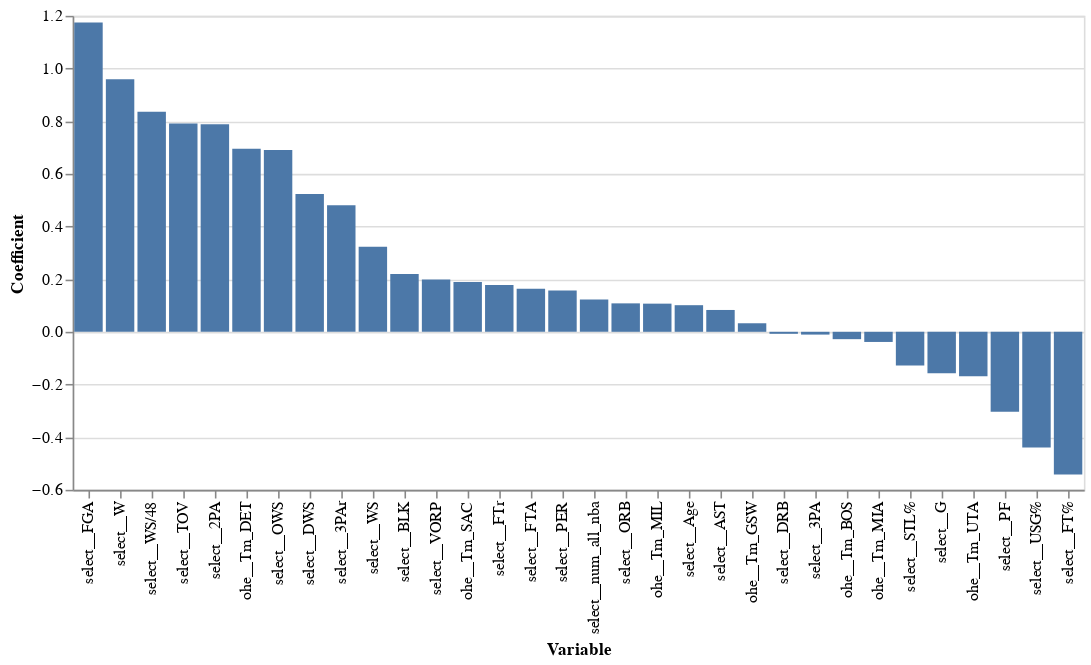

The cell this chart's notebook holds for it:
### Markdown cell above
We see from our coefficient plot that wins and win shares seems to have the highest impact on the log-odds of winning All-NBA, while FT% has the biggest negative impact. This bears further study, but for the purposes of this project (prediction), we do not necessarily care about how the model is weighing each of the features

### Code cell
#Now we will make a bar chart of these coefficients
alt.Chart(coef_df_nz).mark_bar().encode(
    y=alt.Y('coef',title='Coefficient'),
    x=alt.X('var',title='Variable', sort = '-y'))

### Figure 1 — Vega-Lite specification as saved in the notebook (floating-point values rounded to 4 significant figures)
{"config": {"view": {"continuousWidth": 400, "continuousHeight": 300}}, "data": {"name": "data-0adf743213982f259a9a437dd120afb6"}, "mark": "bar", "encoding": {"x": {"field": "var", "sort": "-y", "title": "Variable", "type": "nominal"}, "y": {"field": "coef", "title": "Coefficient", "type": "quantitative"}}, "$schema": "https://vega.github.io/schema/vega-lite/v4.17.0.json", "datasets": {"data-0adf743213982f259a9a437dd120afb6": [{"coef": 0.101, "var": "select__Age"}, {"coef": -0.1575, "var": "select__G"}, {"coef": 1.174, "var": "select__FGA"}, {"coef": -0.0106, "var": "select__3PA"}, {"coef": 0.7882, "var": "select__2PA"}, {"coef": 0.1639, "var": "select__FTA"}, {"coef": -0.542, "var": "select__FT%"}, {"coef": 0.108, "var": "select__ORB"}, {"coef": -0.007592, "var": "select__DRB"}, {"coef": 0.08291, "var": "select__AST"}, {"coef": 0.2196, "var": "select__BLK"}, {"coef": 0.791, "var": "select__TOV"}, {"coef": -0.3038, "var": "select__PF"}, {"coef": 0.1572, "var": "select__PER"}, {"coef": 0.4801, "var": "select__3PAr"}, {"coef": 0.1779, "var": "select__FTr"}, {"coef": -0.1277, "var": "select__STL%"}, {"coef": -0.4393, "var": "select__USG%"}, {"coef": 0.6902, "var": "select__OWS"}, {"coef": 0.5232, "var": "select__DWS"}, {"coef": 0.3225, "var": "select__WS"}, {"coef": 0.8353, "var": "select__WS/48"}, {"coef": 0.1985, "var": "select__VORP"}, {"coef": 0.959, "var": "select__W"}, {"coef": 0.123, "var": "select__num_all_nba"}, {"coef": -0.02799, "var": "ohe__Tm_BOS"}, {"coef": 0.6951, "var": "ohe__Tm_DET"}, {"coef": 0.03242, "var": "ohe__Tm_GSW"}, {"coef": -0.03855, "var": "ohe__Tm_MIA"}, {"coef": 0.1069, "var": "ohe__Tm_MIL"}, {"coef": 0.1888, "var": "ohe__Tm_SAC"}, {"coef": -0.1692, "var": "ohe__Tm_UTA"}]}}
